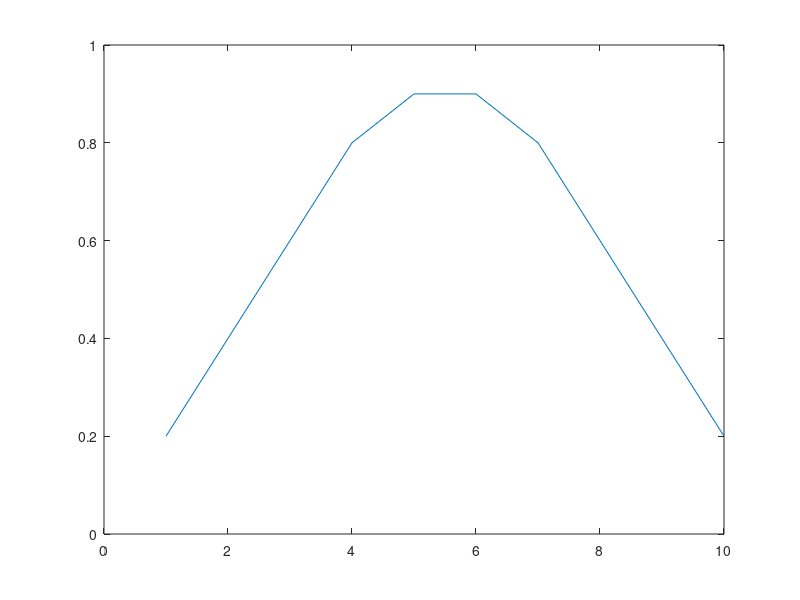

Reproduce this figure in MATLAB.
function nw6(n)
%NW6      Propagation of systematic errors in
%         1-D leveling line with fixed terminals

%Kai Borre February 6, 1995
%Copyright (c) by Kai Borre
%$Revision: 1.0 $  $Date: 2000/12/16 $

if nargin == 0, n = 10; end
N = diag(2*ones(n,1))-diag(ones(n-1,1),1)-diag(ones(n-1,1),-1);
b = zeros(n,1);
b(ceil(n/2),1) = b(ceil(n/2),1)+1; % introduce error of 1 unit
x0 = inv(N)*b;
%introduce error of .1 unit in a third of observations
b(ceil(n/3):ceil((2*n)/3),1) = b(ceil(n/3):ceil((2*n)/3),1)+.1;
x = inv(N)*b;
plot(x-x0)
%%%%%%%%%%%%%%%%%%%%%%% end nw6.m  %%%%%%%%%%%%%%
